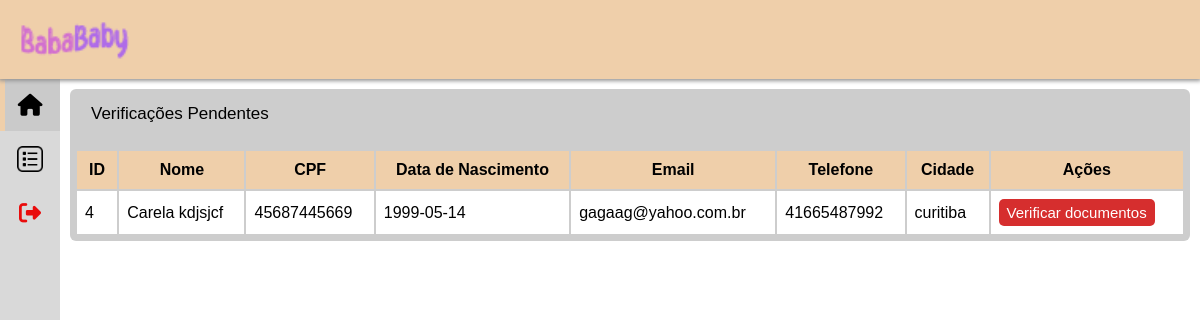
/admin/verificacao.php, run on the app's committed database.
### tables this page shows
CREATE TABLE `baba` (
  `idBaba` int(11) NOT NULL AUTO_INCREMENT,
  `tempoExp` int(11) NOT NULL,
  `ref` varchar(50) NOT NULL,
  `sobre` varchar(300) NOT NULL,
  `estado` int(11) DEFAULT 0,
  `valor` float NOT NULL,
  `fk_idFxEtaria` int(11) NOT NULL,
  `pk_idUsuario` int(11) NOT NULL,
  `foto_doc` varchar(200) DEFAULT 'pendente',
  PRIMARY KEY (`idBaba`,`pk_idUsuario`),
  KEY `fk_idFxEtaria_idx` (`fk_idFxEtaria`),
  KEY `fk_baba_idUsuario_idx` (`pk_idUsuario`),
  CONSTRAINT `fk_baba_idUsuario` FOREIGN KEY (`pk_idUsuario`) REFERENCES `usuario` (`idUsuario`),
  CONSTRAINT `fk_idFxEtaria` FOREIGN KEY (`fk_idFxEtaria`) REFERENCES `fxetaria` (`idFxEtaria`)
);

CREATE TABLE `usuario` (
  `idUsuario` int(11) NOT NULL AUTO_INCREMENT,
  `email` varchar(45) NOT NULL,
  `senha` varchar(255) NOT NULL,
  `cpf` varchar(15) NOT NULL,
  `nome` varchar(45) NOT NULL,
  `sobrenome` varchar(45) NOT NULL,
  `dtaNascimento` date NOT NULL,
  `telefone` varchar(20) NOT NULL,
  `cidade` varchar(20) NOT NULL,
  `endereco` varchar(45) NOT NULL,
  `foto` varchar(300) DEFAULT NULL,
  `adm` tinyint(4) DEFAULT 0,
  PRIMARY KEY (`idUsuario`),
  UNIQUE KEY `cpf_UNIQUE` (`cpf`),
  UNIQUE KEY `email_UNIQUE` (`email`)
);

### admin/componente/listaBaba.php (the view, shortened to what this page needs)
<?php
require "C:\\xampp\\htdocs\\baba-baby2\\conn.php";
$querySQL = "SELECT b.idBaba , u.nome, u.cpf, u.dtaNascimento, u.email, u.telefone, u.cidade from baba b inner join usuario u on b.pk_idUsuario = u.idUsuario where b.estado = 0;";
$queryPreparada = $pdo->prepare($querySQL);
$queryPreparada->execute();
$queryPreparada->setFetchMode(PDO::FETCH_ASSOC);
$babasNaoVerificadas = $queryPreparada->fetchAll();
?>
<?php foreach ($babasNaoVerificadas as $baba): ?>
    <tr>
        <td class="list-body-content"><?= $baba['idBaba']; ?></td>
        <td class="list-body-content"><?= $baba['nome']; ?></td>
        <td class="list-body-content"><?= $baba['cpf']; ?></td>
        <td class="list-body-content"><?= $baba['dtaNascimento']; ?></td>
        <td class="list-body-content"><?= $baba['email']; ?></td>
        <td class="list-body-content"><?= $baba['telefone']; ?></td>
        <td class="list-body-content"><?= $baba['cidade']; ?></td>
        <td class="list-body-content">
            <button type="button" class="botao-verificar" data-id="<?= $baba['idBaba']; ?>">Verificar documentos</button>
        </td>
    </tr>
<?php endforeach; ?>

### admin/menuAdmin.css (style rules this page uses)
* { margin: 0; padding: 0; box-sizing: border-box; font-family: Arial, Helvetica, sans-serif; }
body { background-color: #ffffff; }
.table-list .list-body .list-body-content { background-color:#ffffff; padding: 8px; }
.botao-verificar { background-color: #d62e2e; color: #ffffff; padding: 5px 8px; border: none; border-radius: 5px; cursor: pointer; font-size: 15px; transition: all .3s ease; }

### data on the page
baba: idBaba "4", pk_idUsuario.nome "Carela kdjsjcf", pk_idUsuario.cpf "45687445669", pk_idUsuario.dtaNascimento "1999-05-14", pk_idUsuario.email "gagaag@yahoo.com.br", pk_idUsuario.telefone "41665487992", pk_idUsuario.cidade "curitiba"
